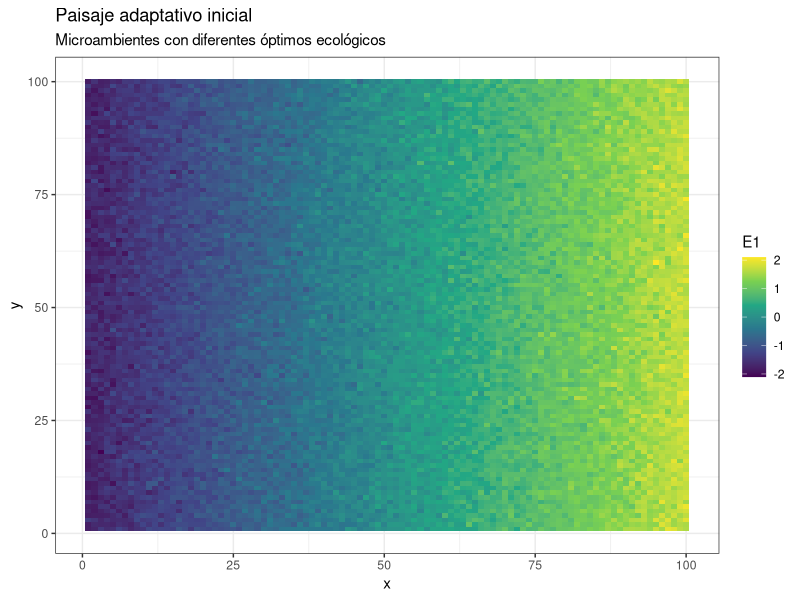
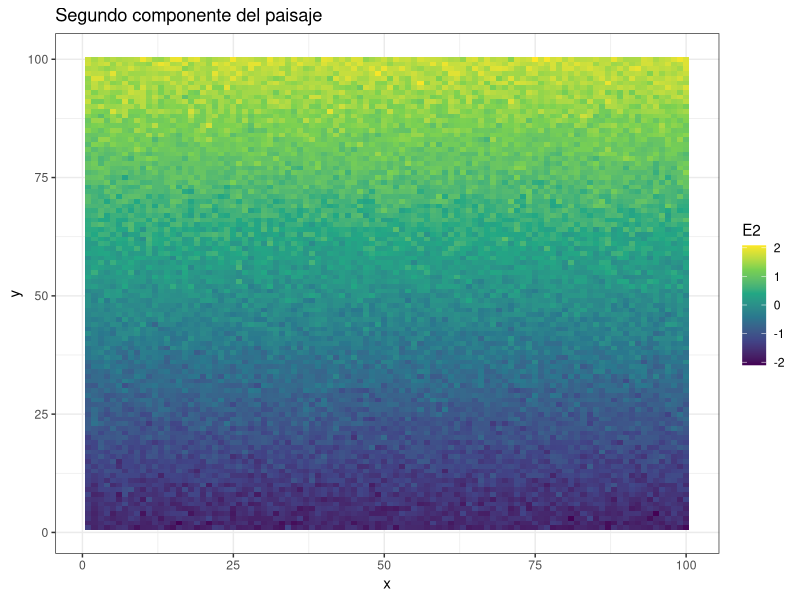

Generate these figures, in order, with R: (Note: this script raises an error after producing the figures.)
#Archivo 01_paisaje.R

#crea una matriz espacial;
#asigna un óptimo fenotípico a cada microambiente;
#genera heterogeneidad;
#permite visualizar gradientes;
#prepara el terreno para la evolución.

#La idea es que cuando después agreguemos bacterias, ellas no estarán en un espacio vacío: estarán explorando un paisaje con estructura ecológica.

###############################################################
# MPER 1.0
# Modelo de Perturbación Ecológica y Reorganización Adaptativa
#
# Archivo 01:
# Creación del paisaje adaptativo
###############################################################

rm(list=ls())

library(ggplot2)

set.seed(123)


###############################################################
# Tamaño del paisaje
###############################################################

nx <- 100
ny <- 100


###############################################################
# Crear coordenadas
###############################################################

paisaje <- expand.grid(
  x = 1:nx,
  y = 1:ny
)


###############################################################
# Crear gradientes ambientales
###############################################################

paisaje$E1 <- 
  scale(paisaje$x)[,1] +
  rnorm(nrow(paisaje),0,0.15)


paisaje$E2 <- 
  scale(paisaje$y)[,1] +
  rnorm(nrow(paisaje),0,0.15)


paisaje$E3 <-
  sin(paisaje$x/10) *
  cos(paisaje$y/10) +
  rnorm(nrow(paisaje),0,0.15)


paisaje$E4 <-
  sqrt(
    (paisaje$x-nx/2)^2+
    (paisaje$y-ny/2)^2
  )

paisaje$E4 <-
  scale(paisaje$E4)[,1]



###############################################################
# Visualización del paisaje
###############################################################

ggplot(
  paisaje,
  aes(x,y,fill=E1))+
    geom_tile()+
    scale_fill_viridis_c()+
    theme_bw()+
    labs(
    title="Paisaje adaptativo inicial",
    subtitle="Microambientes con diferentes óptimos ecológicos",
    fill="E1")



###############################################################
# Visualizar otro eje ambiental
###############################################################

ggplot(
  paisaje,
  aes(
    x,
    y,
    fill=E2
  )
)+
geom_tile()+
scale_fill_viridis_c()+
theme_bw()+
labs(
 title="Segundo componente del paisaje",
 fill="E2"
)



###############################################################
# Guardar paisaje
###############################################################

saveRDS(paisaje,"../data/paisaje_inicial.rds")
